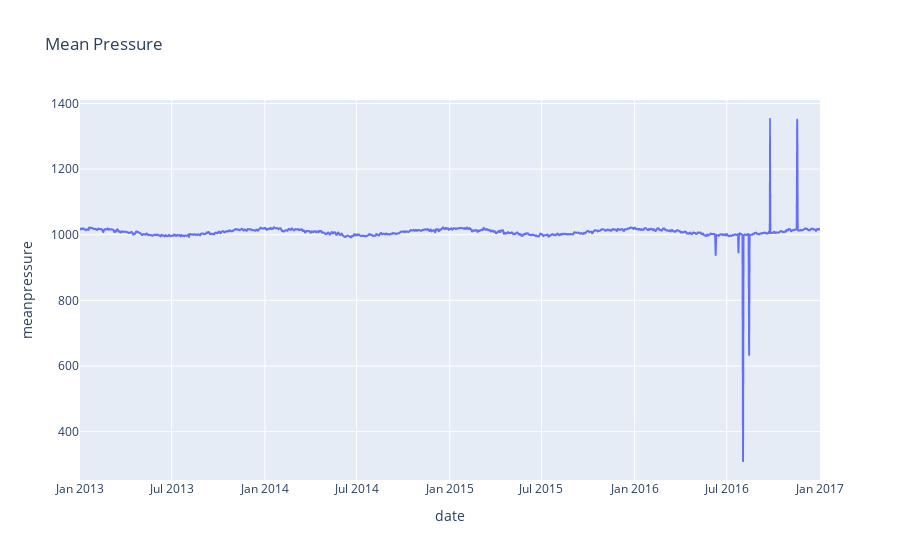

Notebook code for this chart:
### Code cell
# draw same plot on plotly
fig = px.line(df, x=df.index, y="meanpressure", title='Mean Pressure')
fig.show()

### Figure 1 — Plotly figure (JSON) as saved in the notebook; plotly's stock layout.template omitted (floating-point values rounded to 4 significant figures; data arrays with more than 128 entries replaced by an {"elided": "..."} marker saying what was removed)
{"data": [{"hovertemplate": "date=%{x}<br>meanpressure=%{y}<extra></extra>", "legendgroup": "", "line": {"color": "#636efa", "dash": "solid"}, "marker": {"symbol": "circle"}, "mode": "lines", "name": "", "showlegend": false, "type": "scattergl", "x": {"elided": "1462 str values"}, "xaxis": "x", "y": {"elided": "1462 float values"}, "yaxis": "y"}], "layout": {"legend": {"tracegroupgap": 0}, "title": {"text": "Mean Pressure"}, "xaxis": {"anchor": "y", "domain": [0, 1], "title": {"text": "date"}}, "yaxis": {"anchor": "x", "domain": [0, 1], "title": {"text": "meanpressure"}}}}
